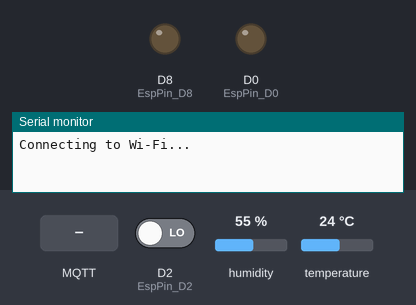
Bench run of a sketch on a simulated ESP8266 (NodeMCU). On the bench: output pins drawn as LEDs (lit = HIGH), the last lines printed to the serial monitor. The inputs (shaded band) are chosen by the test bench; at power-on: D2 (EspPin_D2) LOW, humidity 55 %, temperature 24 °C. WiFi joins after 1.5 s; servers stay silent unless stated; no MQTT or app messages arrive unless stated.

Above: at 1.7 s.
1.8 s: MQTT message "5" arrives on the first subscribed topic
At 3.2 s:
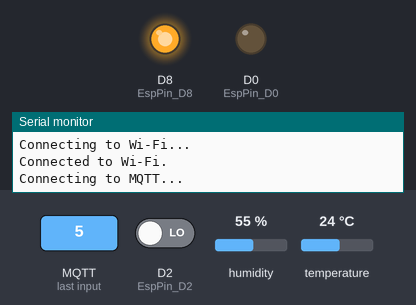
3.5 s: MQTT message "5" arrives on the second subscribed topic
At 4.7 s:
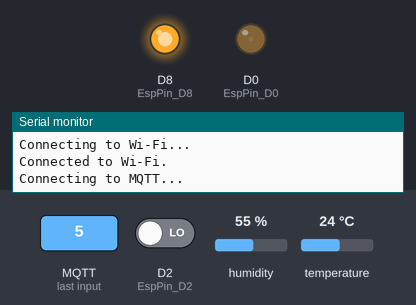
5.0 s: MQTT message "0" arrives on the first subscribed topic
At 6.0 s:
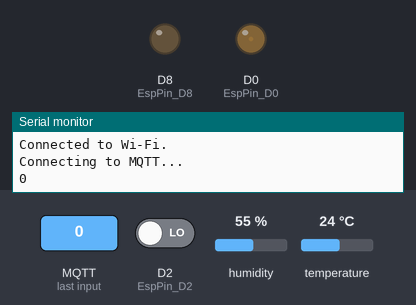
6.5 s: MQTT message "90" arrives on the second subscribed topic
At 7.2 s:
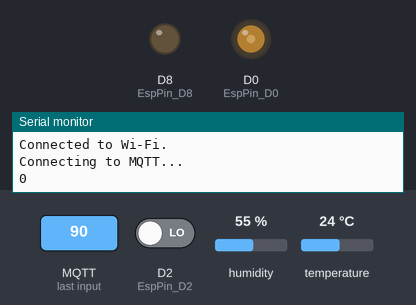
8.0 s: MQTT message "90" arrives on the first subscribed topic
At 8.3 s:
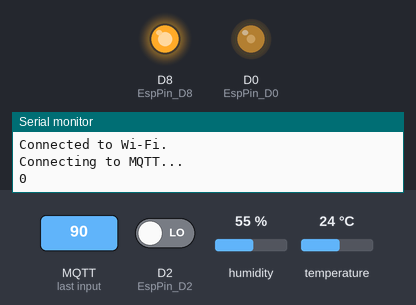
9.5 s: MQTT message "200" arrives on the second subscribed topic
At 10.7 s:
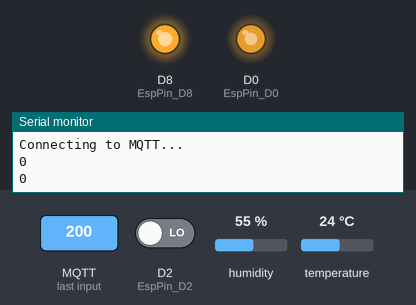
Timing chart, 0 to 12.0 s (numbered marks = the images above; inputs shaded):
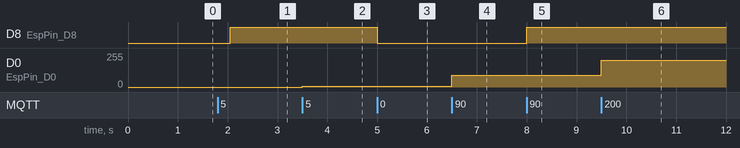

Measured:
- after the input at 1.8 s, D8 (EspPin_D8): LOW → HIGH after 0.25 s
- after the input at 3.5 s, D0 (EspPin_D0): 0/255 → 5/255 at once
- after the input at 5.0 s, D8 (EspPin_D8): HIGH → LOW at once
- after the input at 6.5 s, D0 (EspPin_D0): 5/255 → 90/255 at once
- after the input at 8.0 s, D8 (EspPin_D8): LOW → HIGH at once
- after the input at 9.5 s, D0 (EspPin_D0): 90/255 → 200/255 at once

The sketch:

EspConfig.ino
```cpp
#include <ESP8266WiFi.h>
#include <Ticker.h>
#include <AsyncMqttClient.h>
#include "EspPins.h"
#include "Sensor.h"
#include "Actor.h"
#include "DHT11Sensor.h"

#define WIFI_SSID "Never-gonna-give-you-WiFi"
#define WIFI_PASSWORD "Muemmler"

#define MQTT_HOST IPAddress(10, 0, 0, 1)
#define MQTT_PORT 1883

#define DEVICE_NAME "ESP1"

AsyncMqttClient mqttClient;
Ticker mqttReconnectTimer;

WiFiEventHandler wifiConnectHandler;
WiFiEventHandler wifiDisconnectHandler;
Ticker wifiReconnectTimer;

Sensor* analogSensor;
DHT11Sensor* dht11;
Actor* led;
Actor* led2;

void setup() {
  Serial.begin(115200);
  delay(500);

  wifiConnectHandler = WiFi.onStationModeGotIP(onWifiConnect);
  wifiDisconnectHandler = WiFi.onStationModeDisconnected(onWifiDisconnect);

  mqttClient.onConnect(onMqttConnect);
  mqttClient.onDisconnect(onMqttDisconnect);
  //mqttClient.onSubscribe(onMqttSubscribe);
  //mqttClient.onUnsubscribe(onMqttUnsubscribe);
  //mqttClient.onMessage(onMqttMessage);
  //mqttClient.onPublish(onMqttPublish);
  mqttClient.setServer(MQTT_HOST, MQTT_PORT);

  mqttClient.onConnect(handleSubscriptions);
  mqttClient.onMessage(handleActors);


  analogSensor = new Sensor(&mqttClient, "lightswitch", DEVICE_NAME, D2);
  dht11 = new DHT11Sensor(&mqttClient, "temperature", "humidity", DEVICE_NAME, D3);
  led = new Actor("light", DEVICE_NAME, D8, true);
  led2 = new Actor("led2", DEVICE_NAME, D0, false);

  connectToWifi();
}

void loop() {
  delay(5000);
  if (!mqttClient.connected()) {
    Serial.println("Not looping. Mqtt not connected!");
    return;
  }
  analogSensor->loopSensor();
  dht11->loopSensor();
}

void handleSubscriptions(bool sessionPresent) {
  led->subscribeToMqtt(&mqttClient);
  led2->subscribeToMqtt(&mqttClient);
}

void handleActors(char* topic, char* payload, AsyncMqttClientMessageProperties properties, size_t len, size_t index, size_t total) {
  if (led->isTopic(topic)) {
    led->onMqttMessage(topic, payload, properties, len, index, total);
  }
  if (led2->isTopic(topic)) {
    led2->onMqttMessage(topic, payload, properties, len, index, total);
  }
}


void connectToWifi() {
  Serial.println("Connecting to Wi-Fi...");
  WiFi.begin(WIFI_SSID, WIFI_PASSWORD);
}

void onWifiConnect(const WiFiEventStationModeGotIP& event) {
  Serial.println("Connected to Wi-Fi.");
  connectToMqtt();
}

void onWifiDisconnect(const WiFiEventStationModeDisconnected& event) {
  Serial.println("Disconnected from Wi-Fi.");
  mqttReconnectTimer.detach(); // ensure we don't reconnect to MQTT while reconnecting to Wi-Fi
  wifiReconnectTimer.once(2, connectToWifi);
}

void connectToMqtt() {
  Serial.println("Connecting to MQTT...");
  mqttClient.connect();
}

void onMqttConnect(bool sessionPresent) {
  Serial.println("Connected to MQTT.");
}

void onMqttDisconnect(AsyncMqttClientDisconnectReason reason) {
  Serial.println("Disconnected from MQTT.");

  if (WiFi.isConnected()) {
    mqttReconnectTimer.once(2, connectToMqtt);
  }
}

void onMqttSubscribe(uint16_t packetId, uint8_t qos) {
  Serial.println("Subscribe acknowledged.");
  Serial.print("  packetId: ");
  Serial.println(packetId);
  Serial.print("  qos: ");
  Serial.println(qos);
}

void onMqttUnsubscribe(uint16_t packetId) {
  Serial.println("Unsubscribe acknowledged.");
  Serial.print("  packetId: ");
  Serial.println(packetId);
}

void onMqttMessage(char* topic, char* payload, AsyncMqttClientMessageProperties properties, size_t len, size_t index, size_t total) {
  Serial.println("Publish received.");
  Serial.print("  topic: ");
  Serial.println(topic);
  Serial.print("  payload: ");
  Serial.println(payload);
}

void onMqttPublish(uint16_t packetId) {
  Serial.println("Publish acknowledged.");
  Serial.print("  packetId: ");
  Serial.println(packetId);
}
```

Actor.cpp
```cpp
#include "Actor.h"
#include <AsyncMqttClient.h>

Actor::Actor(String sensorName, String deviceName, int pin)
{
  this->topic = "nma/actor/" + sensorName + "/" + deviceName;
  this->isDigital = false;
  this->pin = pin;
}

Actor::Actor(String sensorName, String deviceName, int pin, boolean isDigital)
{
  this->topic = "nma/actor/" + sensorName + "/" + deviceName;
  this->isDigital = isDigital;
  this->pin = pin;

  if (isDigital) {
    pinMode(pin, OUTPUT);
  }
}

void Actor::subscribeToMqtt(AsyncMqttClient* mqtt) {
  mqtt->subscribe(this->topic.c_str(), 1);
}

boolean Actor::isTopic(char* topic) {
  return (this->topic == topic);
}

void Actor::onMqttMessage(char* topic, char* payload, AsyncMqttClientMessageProperties properties, size_t len, size_t index, size_t total)
{
  int iPayload = atoi(payload);

  if (this->isDigital) {
    digitalWrite(this->pin, ((iPayload > 0) ? HIGH : LOW));
  } else {
    if (0 <= iPayload < 256) {
      analogWrite(this->pin, iPayload);
    }
  }
}
```

Actor.h
```cpp
#include <AsyncMqttClient.h>

class Actor
{
  public:
    Actor(String channelName, String deviceName, int pin);
    Actor(String channelName, String deviceName, int pin, boolean isDigital);

    void onMqttMessage(char* topic, char* payload, AsyncMqttClientMessageProperties properties, size_t len, size_t index, size_t total);
    boolean isTopic(char* topic);
    void subscribeToMqtt(AsyncMqttClient* mqtt);

  private:
    String topic;
    boolean isDigital;
    int pin;
};
```

DHT11Sensor.cpp
```cpp
#include <DHT.h>
#include "DHT11Sensor.h"
#include <AsyncMqttClient.h>
#include "EspPins.h"

DHT11Sensor::DHT11Sensor(AsyncMqttClient* mqtt, String sensorNameTemperature, String sensorNameHumidity, String deviceName, int pin)
{
  this->mqttClient = mqtt;
  this->topicTemp = "nma/sensor/" + sensorNameTemperature + "/" + deviceName;
  this->topicHum = "nma/sensor/" + sensorNameHumidity + "/" + deviceName;
  this->pin = pin;
}

void DHT11Sensor::loopSensor()
{
  // Wird jedes Mal erstellt, da eine Feldzuweisung zu Fehlern führt
  DHT dht(this->pin, DHT11);
  this->mqttClient->publish(this->topicTemp.c_str(), 1, true, String(dht.readTemperature()).c_str());
  this->mqttClient->publish(this->topicHum.c_str(), 1, true, String(dht.readHumidity()).c_str());
}
```

DHT11Sensor.h
```cpp
#include <AsyncMqttClient.h>

class DHT11Sensor
{
  public:
    DHT11Sensor(AsyncMqttClient* mqtt, String sensorNameTemperature, String sensorNameHumidity, String deviceName, int pin);

    void loopSensor();

  private:
    String topicTemp;
    String topicHum;
    AsyncMqttClient* mqttClient;
    int pin;
};
```

EspPins.h
```cpp
#define EspPin_D0 16
#define EspPin_D1 5
#define EspPin_D2 4
#define EspPin_D3 0
#define EspPin_D4 2
#define EspPin_D5 14
#define EspPin_D6 12
#define EspPin_D7 13
#define EspPin_D8 15
#define EspPin_A0 A0
```

Sensor.cpp
```cpp
#include "Sensor.h"
#include <AsyncMqttClient.h>
#include "EspPins.h"

Sensor::Sensor(AsyncMqttClient* mqtt, String sensorName, String deviceName)
{
	this->mqttClient = mqtt;
  this->topic = "nma/sensor/" + sensorName + "/" + deviceName;
}

Sensor::Sensor(AsyncMqttClient* mqtt, String sensorName, String deviceName, int pin)
{
  this->mqttClient = mqtt;
  this->topic = "nma/sensor/" + sensorName + "/" + deviceName;
  this->isDigital = true;
  this->pin = pin;

  pinMode(pin, INPUT);
}

void Sensor::loopSensor()
{
  int sensorValue;
  if (this->isDigital) {
    sensorValue = digitalRead(this->pin);
  } else {
    sensorValue = analogRead(A0);
  }

  Serial.println(sensorValue);

	this->mqttClient->publish(this->topic.c_str(), 1, true, String(sensorValue).c_str());
}
```

Sensor.h
```cpp
#include <AsyncMqttClient.h>

class Sensor
{
	public:
		Sensor(AsyncMqttClient* mqtt, String sensorName, String deviceName);
    Sensor(AsyncMqttClient* mqtt, String sensorName, String deviceName, int pin);

		void loopSensor();

	protected:
		AsyncMqttClient* mqttClient;
		String topic;
    boolean isDigital;
    int pin;
};
```
